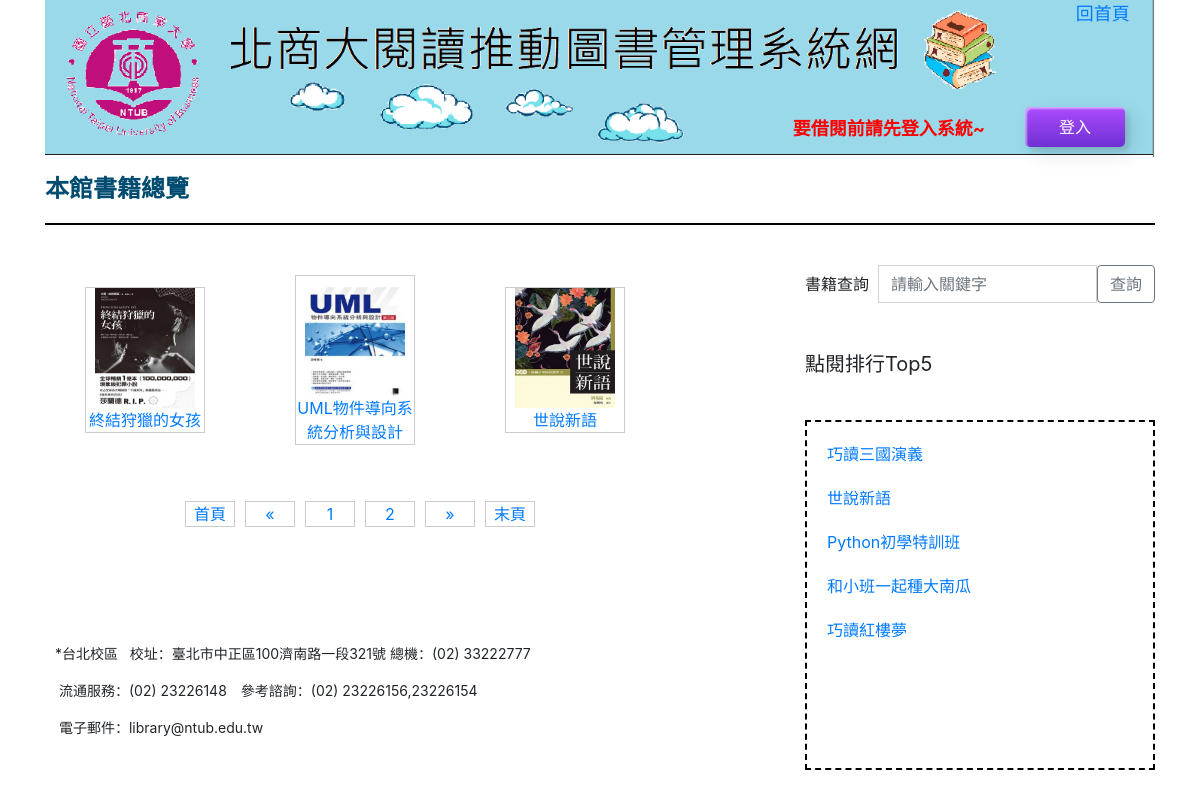
The page / on the database its author committed.
### libraryapp/models.py (models this page shows, shortened)
class bookModel(models.Model):
    name = models.CharField(max_length=100, null=False)
    isbn = models.CharField(max_length=17, null=False)
    author = models.CharField(max_length=200, null=False)
    desc = models.TextField(blank=True, default='')
    publish = models.CharField(max_length=200, null=False)
    publishyear = models.CharField(max_length=200, null=False)
    theme = models.CharField(max_length=200, null=False)
    time = models.DateTimeField(auto_now=True)
    state = models.BooleanField(default = False)
    borrower = models.CharField(max_length=200, blank=True, default='')
    burl = models.CharField(max_length=100, null=False)
    bhit = models.IntegerField(default=0)
    redate = models.CharField(max_length=100, blank=True, default='')
    connection = models.CharField(max_length=100, blank=True, default='')
    readurl = models.CharField(max_length=100, blank=True, default='')

### libraryapp/views.py (the view, shortened to what this page needs)
# urls.py: path('', views.index),
def index(request):
    booksTop = models.bookModel.objects.all().order_by('-bhit')[:5]
    bookname = request.GET.get('book_name')
    if bookname == None:
        books = models.bookModel.objects.all().order_by('-id')
        total_count = books.count()
        current_page = request.GET.get("page", None)
        page_obj = mypage.MyPage(current_page, total_count, url_prefix="index", max_show=2)
        data = books[page_obj.start:page_obj.end]
        page_html = page_obj.page_html()
        return render(request, "index.html", {"books": data, "page_html": page_html,"booksTop": booksTop})

### utils/mypage.py (called while the page is built)
    @property
    def start(self):
        return (self.current_page - 1) * self.per_page

    @property
    def end(self):
        return self.current_page * self.per_page

### templates/index.html (shortened to what this page needs)
<!DOCTYPE html>
<html lang="zh">
<head>
    <link rel="stylesheet" href="/static/css/index.css">
    <link rel="stylesheet" href="/static/css/upload.css">
    <link rel="stylesheet" href="https://stackpath.bootstrapcdn.com/bootstrap/4.2.1/css/bootstrap.min.css">
</head>
<body>
    <div class="container">
        <div class="row">
            <div class="col-10" style="float: left;"></div>
            <div class="col-2 home"><a href="/index/">回首頁</a>&nbsp;&nbsp;&nbsp;&nbsp;&nbsp;</div>
            <div class="col-12" style="margin: -30px 0px -50px 0px;"><img src="/static/images/headBG.png" width="100%" ></div>
            <div class="col-7" style="float: left;"></div>
            <div class="col-3 headuser" style="margin: 8px 10px 0px 20px;color: red; font-size: 18px;text-align: right;">要借閱前請先登入系統~</div>
            <div class="col-1 logoutbt"><a href="/login/"><button class="custom-btn-2 btn-2">登入</button></a></div>
        </div>
        <div class="row">
            <div class="col-12">&nbsp;</div>
            <div class="col-12" style="display: flex; align-items: center; font-size: 24px; color: rgb(0,76,112); font-weight: bolder; font-family:Microsoft JhengHei;">本館書籍總覽</div>
            <div class="col-12"><hr style="border: 1.5px solid rgb(0, 0, 0);"></div>
        </div>
      </div>
      <div class="col-12">&nbsp;</div>
      <div class="container">
        <div class="row">
          <div class="col-8" style="align-items: center; display: flex; margin: 10px 0px 20px 0px;">
            {% for book in books %}
            <ul >
                <li style="border:1px #cccccc solid; width: 120px; float:left; display: inline; margin: 0px 50px 0px 0px;">
                <div><a href="/book/{{book.id}}"><img src="/media/{{book.burl}}" width="100" height="120" border="0" /></a></div>
                <div style="text-align:center ;"><a href="/book/{{book.id}}">{{book.name}}</a></div></li>
            </ul>
        {% endfor %}
          </div>
          <div class="col-4">
            <form action="" method="get">
                <div class="input-group mb-3"><p style="margin: 7px 0px 0px 0px;">書籍查詢&nbsp;&nbsp;</p>
                    <input type="text" name="book_name" id="book_name" class="form-control" placeholder="請輸入關鍵字" aria-describedby="button-addon2" required oninvalid="setCustomValidity('請輸入關鍵字')" oninput="setCustomValidity('');">
                    <input class="btn btn-outline-secondary" type="submit" id="button-addon2" value="查詢" class=""></div>
            </form>
            <div class="input-group mb-3" style="padding: 30px 0px 0px 0px; font-size: 20px;">點閱排行Top5</div>
        </div>
        </div>
        </div>
      <div class="container">
        <div class="row">
            <div class="col-1"></div>
          <div class="col-7" style="padding: 20px 0px 0px 60px;">
            {{ page_html|safe }}
        </div>
        <div class="col-8" style="padding: 100px 0px 0px 0px;">
            <p style="font-size: 14px; padding: 0px 0px 0px 25px;">*台北校區  &nbsp;&nbsp;校址：臺北市中正區100濟南路一段321號 總機：(02)&nbsp;33222777</p>
            <p style="font-size: 14px; padding: 0px 0px 0px 25px;">&nbsp;流通服務：(02)&nbsp;23226148　參考諮詢：(02)&nbsp;23226156,23226154</p>
            <p style="font-size: 14px; padding: 0px 0px 0px 25px;">&nbsp;電子郵件：library@ntub.edu.tw</p>
        </div>
          <div class="col-4" style="margin: -123px 0px 0px 0px;">
            <div style="border:2px rgb(0, 0, 0) dashed; height: 350px; ">
            {% for top in booksTop %}
                    <li style="display:inline;">
                    <div style="padding: 20px 0px 0px 20px;"><a href="/book/{{top.id}}">{{top.name}}</a></div></li>
            {% endfor %}
            </div>
          </div>
        </div>
      </div>
</body>
</html>

### static/css/index.css (style rules this page uses)
ul li { text-align: center; border:1px #cccccc solid; width: 50px; float:left; display:inline; margin: 0px 10px 0px 0px; }
.pagination { display: -ms-flexbox; display: flex; padding-left: 0; list-style: none; border-radius: .25rem; }
dl, ol, ul { margin-bottom: 1rem; }

### static/css/upload.css (style rules this page uses)
.home { float: left; font-size: 18px; z-index: 9999; text-align: right; }
.headuser { float: left; font-size: 20px; font-weight: bold; text-align: center; }
.custom-btn-2 { width: 100px; height: 40px; color: #fff; border-radius: 5px; font-family: 'Lato', sans-serif; font-weight: 500; background: transparent; cursor: pointer; transition: all 0.3s ease; position: relative; display: inline-block; box-shadow:inset 2px 2px 2px 0px rgba(255,255,255,.5), 7px 7px 20px 0px rgba(0,0,0,.1), 4px 4px 5px 0px rgba(0,0,0,.1); outline: none; }
.btn-2 { background: rgb(109, 43, 214); background: linear-gradient(0deg, rgb(110, 48, 209) 0%,rgb(171, 75, 255) 100%); border: none; }
.btn-2:before { height: 0%; width: 2px; }

### rows shown on the page
bookModel: burl (picture), name "終結狩獵的女孩"
bookModel: burl (picture), name "UML物件導向系統分析與設計"
bookModel: burl (picture), name "世說新語"
bookModel: name "巧讀三國演義"
bookModel: name "Python初學特訓班"
bookModel: name "和小班一起種大南瓜"
bookModel: name "巧讀紅樓夢"

### other values the page prints
{{ page_html|safe }} "首頁 « 1 2 » 末頁"
